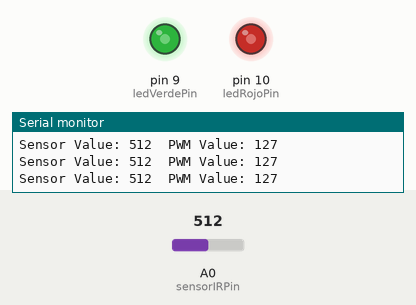
Simulated run of this sketch. Board: Arduino Uno, built with avr-gcc and run on an emulated ATmega328P. Parts: output pins drawn as LEDs (lit = HIGH), the last lines printed to the serial monitor. The test bench sets the inputs (shaded band); at power-on: A0 (sensorIRPin) = 512.

Above: at 1.2 s.
1.3 s: A0 (sensorIRPin) set to 716
At 2.5 s:
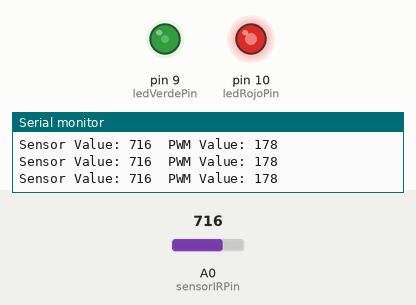
2.8 s: A0 (sensorIRPin) set to 900
At 4.0 s:
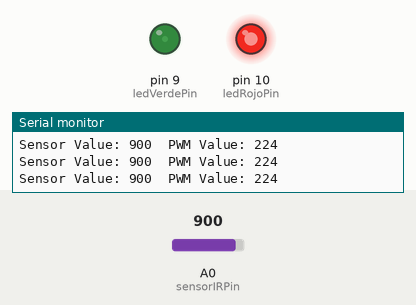
4.3 s: A0 (sensorIRPin) set to 1023
At 5.5 s:
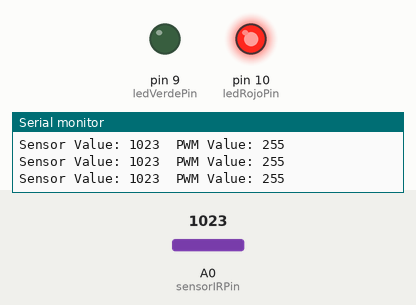
5.8 s: A0 (sensorIRPin) set to 306
At 7.0 s:
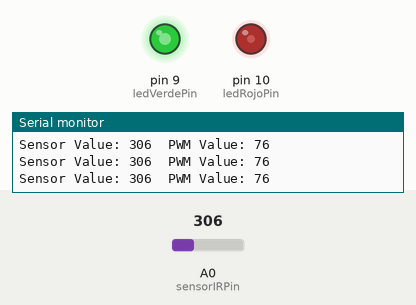
7.3 s: A0 (sensorIRPin) set to 122
At 8.5 s:
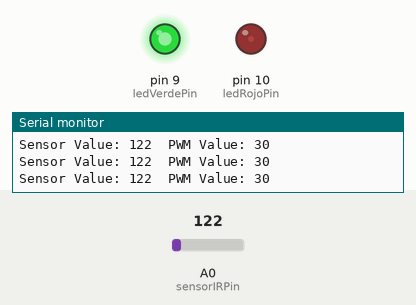
8.8 s: A0 (sensorIRPin) set to 104
At 10.2 s:
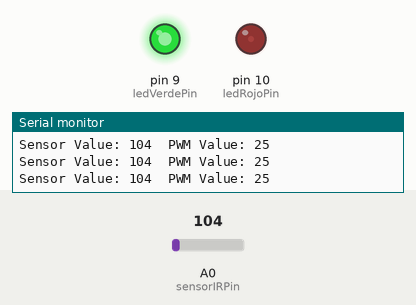
11.8 s: A0 (sensorIRPin) set to 94
Timing chart, 0 to 14.3 s (numbered marks = the images above; inputs shaded):
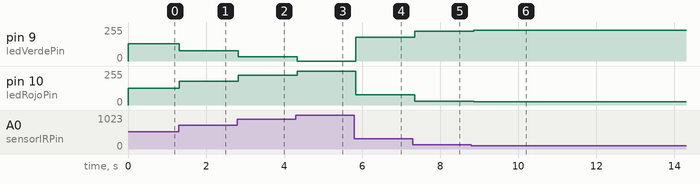

The sketch:

sketch_nov26a.ino
```cpp
// Definir los pines del sensor y los LEDs
const int sensorIRPin = A0;
const int ledVerdePin = 9;
const int ledRojoPin = 10;

void setup() {
  // Configurar los pines como salidas
  pinMode(ledVerdePin, OUTPUT);
  pinMode(ledRojoPin, OUTPUT);
  Serial.begin(9600);  // Inicializar la comunicación serie para monitorear el valor del sensor
}

void loop() {
  // Leer el valor del sensor IR (0-1023)
  int sensorValue = analogRead(sensorIRPin);

  // Mapear el valor del sensor a un rango de PWM (0-255)
  int pwmValue = map(sensorValue, 0, 1023, 0, 255);

  // Ajustar la intensidad de los LEDs
  analogWrite(ledVerdePin, 255 - pwmValue);  // LED verde es inversamente proporcional a la distancia
  analogWrite(ledRojoPin, pwmValue);         // LED rojo es proporcional a la distancia

  // Mostrar el valor del sensor y el valor PWM en el monitor serie
  Serial.print("Sensor Value: ");
  Serial.print(sensorValue);
  Serial.print("  PWM Value: ");
  Serial.println(pwmValue);

  delay(100);  // Pequeño retraso para estabilizar la lectura del sensor
}
```

Measured:
- after the input at 1.3 s, pin 9 (ledVerdePin): 128/255 → 77/255 at once; pin 10 (ledRojoPin): 127/255 → 178/255 at once
- after the input at 2.8 s, pin 9 (ledVerdePin): 77/255 → 31/255 at once; pin 10 (ledRojoPin): 178/255 → 224/255 at once
- after the input at 4.3 s, pin 9 (ledVerdePin): 31/255 → 0/255 at once; pin 10 (ledRojoPin): 224/255 → 255/255 at once
- after the input at 5.8 s, pin 9 (ledVerdePin): 0/255 → 179/255 at once; pin 10 (ledRojoPin): 255/255 → 76/255 at once
- after the input at 7.3 s, pin 9 (ledVerdePin): 179/255 → 225/255 after 0.05 s; pin 10 (ledRojoPin): 76/255 → 30/255 after 0.05 s
- after the input at 8.8 s, pin 9 (ledVerdePin): 225/255 → 230/255 after 0.06 s; pin 10 (ledRojoPin): 30/255 → 25/255 after 0.06 s
- after the input at 11.8 s, pin 9 (ledVerdePin): 230/255 → 232/255 after 0.08 s; pin 10 (ledRojoPin): 25/255 → 23/255 after 0.08 s
